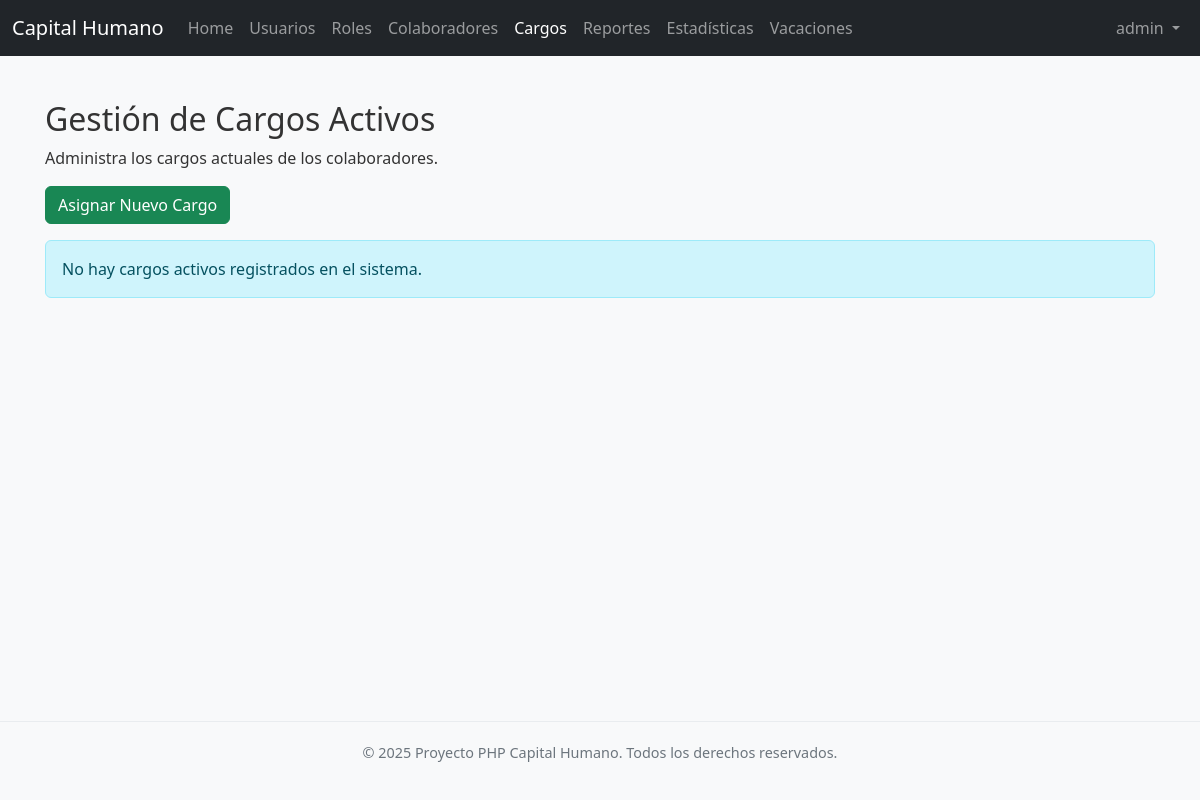
The page /cargos/index.php (signed in) on the database as committed earlier.
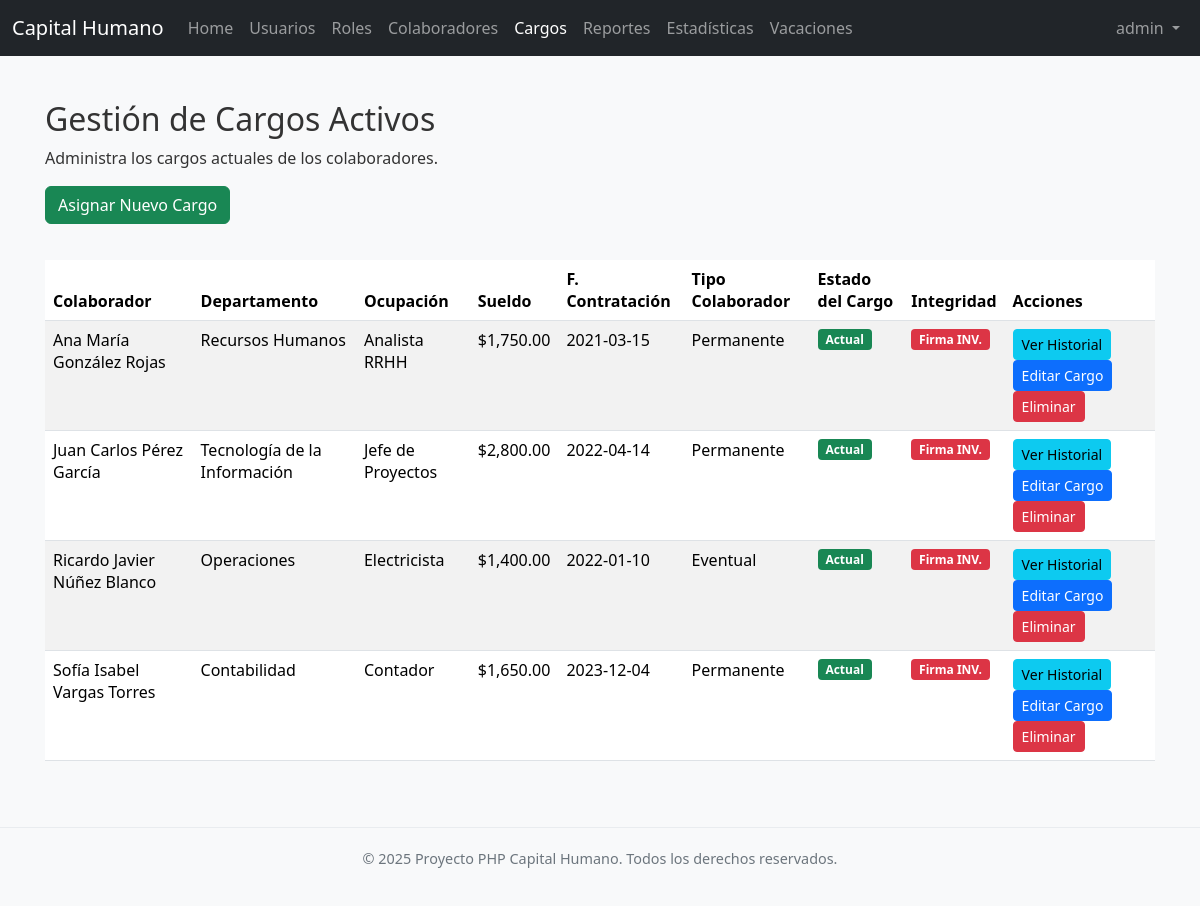
The same page on the database as committed later.
### tables this page shows
CREATE TABLE IF NOT EXISTS `cargos` (
  `id_cargo` int NOT NULL AUTO_INCREMENT,
  `id_colaborador` int NOT NULL,
  `id_departamento` int NOT NULL,
  `id_ocupacion` int NOT NULL,
  `sueldo` decimal(10,2) NOT NULL,
  `fecha_contratacion` date NOT NULL,
  `tipo_colaborador` enum('Permanente','Eventual','Interino') NOT NULL,
  `activo_en_cargo` tinyint(1) DEFAULT '1',
  `firma_datos` text,
  `fecha_firma` datetime DEFAULT NULL,
  PRIMARY KEY (`id_cargo`),
  KEY `id_colaborador` (`id_colaborador`),
  KEY `id_departamento` (`id_departamento`),
  KEY `id_ocupacion` (`id_ocupacion`)
);

CREATE TABLE IF NOT EXISTS `departamentos` (
  `id_departamento` int NOT NULL AUTO_INCREMENT,
  `nombre_departamento` varchar(100) NOT NULL,
  PRIMARY KEY (`id_departamento`),
  UNIQUE KEY `nombre_departamento` (`nombre_departamento`)
);

CREATE TABLE IF NOT EXISTS `ocupaciones` (
  `id_ocupacion` int NOT NULL AUTO_INCREMENT,
  `nombre_ocupacion` varchar(100) NOT NULL,
  PRIMARY KEY (`id_ocupacion`),
  UNIQUE KEY `nombre_ocupacion` (`nombre_ocupacion`)
);

### usuarios/funciones.php (called while the page is built, shortened)
<?php
function tieneRol($rol_requerido) {
    return (isset($_SESSION["loggedin"]) && $_SESSION["loggedin"] === true && isset($_SESSION["id_rol"]) && $_SESSION["id_rol"] === $rol_requerido);
}
function esAdministrador() {
    return tieneRol(1);
}
?>

### cargos/funciones.php (called while the page is built, shortened)
<?php
require_once __DIR__ . '/../usuarios/funciones.php';
require_once __DIR__ . '/../colaboradores/funciones.php';
function verificarFirmaCargo($data_to_verify, $signature_b64) {
    $public_key = openssl_pkey_get_public(file_get_contents(PUBLIC_KEY_PATH));
    if (!$public_key) {
        return false;
    }
    $serialized_data = json_encode($data_to_verify);
    $signature = base64_decode($signature_b64);
    $result = openssl_verify($serialized_data, $signature, $public_key, OPENSSL_ALGO_SHA256);
    return ($result === 1);
}
function getCargosActivos($link) {
    $cargos = [];
    $sql = "SELECT c.id_cargo, c.id_colaborador, c.id_departamento, c.id_ocupacion, CONCAT(col.primer_nombre, ' ', col.segundo_nombre, ' ', col.primer_apellido, ' ', col.segundo_apellido) AS nombre_colaborador,
                   d.nombre_departamento, o.nombre_ocupacion,
                   c.sueldo, c.fecha_contratacion,
                   c.tipo_colaborador, c.activo_en_cargo, c.firma_datos, c.fecha_firma
            FROM cargos c
            JOIN colaboradores col ON c.id_colaborador = col.id_colaborador
            JOIN departamentos d ON c.id_departamento = d.id_departamento
            JOIN ocupaciones o ON c.id_ocupacion = o.id_ocupacion
            WHERE c.activo_en_cargo = TRUE AND col.activo = TRUE /* Solo cargos activos de colaboradores activos */
            ORDER BY nombre_colaborador ASC, c.fecha_contratacion DESC";
    if ($result = mysqli_query($link, $sql)) {
        while ($row = mysqli_fetch_assoc($result)) {
            $cargos[] = $row;
        }
    }
    return $cargos;
}
?>

### cargos/index.php (the view, shortened to what this page needs)
<?php
require_once '../config.php';
require_once 'funciones.php';
require_once '../classes/Footer.php';
$current_page = 'cargos';
require_once '../includes/navbar.php';
$cargos_activos = getCargosActivos($link);
?>
<!DOCTYPE html>
<html lang="es">
<head>
    <link href="https://cdn.jsdelivr.net/npm/bootstrap@5.3.3/dist/css/bootstrap.min.css" rel="stylesheet">
    <link rel="stylesheet" href="../css/style.css">
</head>
<body>
    <div class="container mt-4 content-wrapper">
        <h2>Gestión de Cargos Activos</h2>
        <p>Administra los cargos actuales de los colaboradores.</p>
        <a href="crear.php" class="btn btn-success mb-3">Asignar Nuevo Cargo</a>
        <?php if (!empty($cargos_activos)): ?>
            <div class="table-responsive">
                <table class="table table-striped table-hover">
                    <thead>
                        <tr>
                            <th>Colaborador</th>
                            <th>Departamento</th>
                            <th>Ocupación</th>
                            <th>Sueldo</th>
                            <th>F. Contratación</th>
                            <th>Tipo Colaborador</th>
                            <th>Estado del Cargo</th>
                            <th>Integridad</th> <th>Acciones</th>
                        </tr>
                    </thead>
                    <tbody>
                        <?php foreach ($cargos_activos as $cargo): ?>
                            <tr>
                                <td><?php echo htmlspecialchars($cargo['nombre_colaborador'] ?? ''); ?></td>
                                <td><?php echo htmlspecialchars($cargo['nombre_departamento'] ?? ''); ?></td>
                                <td><?php echo htmlspecialchars($cargo['nombre_ocupacion'] ?? ''); ?></td>
                                <td>$<?php echo number_format($cargo['sueldo'] ?? 0, 2); ?></td>
                                <td><?php echo htmlspecialchars($cargo['fecha_contratacion'] ?? ''); ?></td>
                                <td><?php echo htmlspecialchars($cargo['tipo_colaborador'] ?? ''); ?></td>
                                <td>
                                    <?php if (($cargo['activo_en_cargo'] ?? 0) == 1): ?>
                                        <span class="badge bg-success">Actual</span>
                                    <?php else: ?>
                                        <span class="badge bg-secondary">Histórico</span>
                                    <?php endif; ?>
                                </td>
                                <td>
                                    <?php
                                        $data_for_verification = [
                                            'id_colaborador' => $cargo['id_colaborador'],
                                            'id_departamento' => $cargo['id_departamento'],
                                            'id_ocupacion' => $cargo['id_ocupacion'],
                                            'sueldo' => (float)($cargo['sueldo'] ?? 0),
                                            'fecha_contratacion' => $cargo['fecha_contratacion'],
                                            'tipo_colaborador' => $cargo['tipo_colaborador'],
                                            'timestamp' => $cargo['fecha_firma']
                                        ];
                                        if (!empty($cargo['firma_datos']) && verificarFirmaCargo($data_for_verification, $cargo['firma_datos'])) {
                                            echo '<span class="badge bg-success">Firmado OK</span>';
                                        } elseif (!empty($cargo['firma_datos'])) {
                                            echo '<span class="badge bg-danger">Firma INV.</span>';
                                        } else {
                                            echo '<span class="badge bg-secondary">Sin Firma</span>';
                                        }
                                    ?>
                                </td>
                                <td>
                                    <a href="ver_historial.php?id_colaborador=<?php echo $cargo['id_colaborador']; ?>" class="btn btn-info btn-sm">Ver Historial</a>
                                    <a href="editar.php?id_cargo=<?php echo $cargo['id_cargo']; ?>" class="btn btn-primary btn-sm">Editar Cargo</a>
                                    <a href="eliminar.php?id_cargo=<?php echo $cargo['id_cargo']; ?>" class="btn btn-danger btn-sm" onclick="return confirm('¿Está seguro de eliminar este cargo? ¡Esto eliminará el registro de su historial! (No se puede eliminar un cargo activo)');">Eliminar</a>
                                </td>
                            </tr>
                        <?php endforeach; ?>
                    </tbody>
                </table>
            </div>
        <?php else: ?>
            <div class="alert alert-info">No hay cargos activos registrados en el sistema.</div>
        <?php endif; ?>
    </div>
    <?php
    if (class_exists('Footer')) {
        $footer = new Footer();
        $footer->render();
    } else {
        echo '<footer class="footer">';
        echo '  <div class="container">';
        echo '      <p>&copy; ' . date("Y") . ' Proyecto PHP Capital Humano. Todos los derechos reservados.</p>';
        echo '  </div>';
        echo '</footer>';
    }
    ?>
</body>
</html>

### includes/navbar.php (shortened to what this page needs)
<?php
require_once __DIR__ . '/../usuarios/funciones.php';
$current_user_is_admin = esAdministrador();
$current_user_is_rrhh = esRRHH();
$base_url = '/Capital-Humano-PHP/';
?>
<nav class="navbar navbar-expand-lg navbar-dark bg-dark">
    <div class="container-fluid">
        <a class="navbar-brand" href="<?php echo $base_url; ?>home.php">Capital Humano</a>
        <div class="collapse navbar-collapse" id="navbarNav">
            <ul class="navbar-nav me-auto mb-2 mb-lg-0">
                <li class="nav-item">
                    <a class="nav-link <?php echo ($current_page == 'home') ? 'active' : ''; ?>" aria-current="page" href="<?php echo $base_url; ?>home.php">Home</a>
                </li>
                <?php if ($current_user_is_admin): ?>
                <li class="nav-item">
                    <a class="nav-link <?php echo ($current_page == 'usuarios') ? 'active' : ''; ?>" href="<?php echo $base_url; ?>usuarios/index.php">Usuarios</a>
                </li>
                <li class="nav-item">
                    <a class="nav-link <?php echo ($current_page == 'roles') ? 'active' : ''; ?>" href="<?php echo $base_url; ?>roles/index.php">Roles</a>
                </li>
                <?php endif; ?>
                <?php if ($current_user_is_admin || $current_user_is_rrhh): ?>
                <li class="nav-item">
                    <a class="nav-link <?php echo ($current_page == 'colaboradores') ? 'active' : ''; ?>" href="<?php echo $base_url; ?>colaboradores/index.php">Colaboradores</a>
                </li>
                <li class="nav-item">
                    <a class="nav-link <?php echo ($current_page == 'cargos') ? 'active' : ''; ?>" href="<?php echo $base_url; ?>cargos/index.php">Cargos</a>
                </li>
                <li class="nav-item">
                    <a class="nav-link" href="#">Reportes</a>
                </li>
                <li class="nav-item">
                    <a class="nav-link <?php echo ($current_page == 'estadisticas') ? 'active' : ''; ?>" href="<?php echo $base_url; ?>estadisticas/estadisticas.php">Estadísticas</a>
                </li>
                <li class="nav-item">
                    <a class="nav-link <?php echo ($current_page == 'vacaciones') ? 'active' : ''; ?>" href="<?php echo $base_url; ?>vacaciones/vacacionesView.php">Vacaciones</a>
                </li>
                <?php endif; ?>
            </ul>
            <ul class="navbar-nav ms-auto">
                <li class="nav-item dropdown">
                    <a class="nav-link dropdown-toggle" href="#" id="navbarDropdown" role="button" data-bs-toggle="dropdown" aria-expanded="false">
                        <?php echo htmlspecialchars($_SESSION["username"]); ?>
                    </a>
                </li>
            </ul>
        </div>
    </div>
</nav>

### classes/Footer.php
<?php
class Footer {
    public function render() {
        echo <<<HTML
    <footer class="footer">
        <div class="container">
            <p>&copy; 2025 Proyecto PHP Capital Humano. Todos los derechos reservados.</p>
        </div>
    </footer>
HTML;
    }
}
?>

### css/style.css (style rules this page uses)
body { font-family: 'Segoe UI', 'Helvetica Neue', Arial, sans-serif; margin: 0; color: #333; display: flex; flex-direction: column; min-height: 100vh; overflow-x: hidden; background-color: #f8f9fa; }
.content, .content-wrapper { flex: 1; overflow-y: auto; padding: 20px 15px; }
.footer { background-color: #f8f9fa; border-top: 1px solid #e9ecef; text-align: center; padding: 20px; color: #6c757d; font-size: 0.9rem; width: 100%; }

### cargos/index.php (style rules this page uses)
body { display: flex; flex-direction: column; min-height: 100vh; }
.content-wrapper { flex: 1; padding-bottom: 50px; }
.table-responsive { margin-top: 20px; }
.badge.bg-success, .badge.bg-secondary, .badge.bg-danger { padding: .35em .65em; border-radius: .25rem; font-size: .75em; font-weight: 700; }

Rows that differ between the two databases and show on the page:
added cargos: nombre_colaborador "Ana María González Rojas", id_departamento.nombre_departamento "Recursos Humanos", id_ocupacion.nombre_ocupacion "Analista RRHH", sueldo "1,750.00", fecha_contratacion "2021-03-15", tipo_colaborador "Permanente", activo_en_cargo "Actual", shows "Firma INV."
added cargos: nombre_colaborador "Juan Carlos Pérez García", id_departamento.nombre_departamento "Tecnología de la Información", id_ocupacion.nombre_ocupacion "Jefe de Proyectos", sueldo "2,800.00", fecha_contratacion "2022-04-14", tipo_colaborador "Permanente", activo_en_cargo "Actual", shows "Firma INV."
added cargos: nombre_colaborador "Ricardo Javier Núñez Blanco", id_departamento.nombre_departamento "Operaciones", id_ocupacion.nombre_ocupacion "Electricista", sueldo "1,400.00", fecha_contratacion "2022-01-10", tipo_colaborador "Eventual", activo_en_cargo "Actual", shows "Firma INV."
added cargos: nombre_colaborador "Sofía Isabel Vargas Torres", id_departamento.nombre_departamento "Contabilidad", id_ocupacion.nombre_ocupacion "Contador", sueldo "1,650.00", fecha_contratacion "2023-12-04", tipo_colaborador "Permanente", activo_en_cargo "Actual", shows "Firma INV."
Other text that changed with them:
text no longer shown: "No hay cargos activos registrados en el sistema."
text now shown: "Colaborador Departamento Ocupación Sueldo F. Contratación Tipo Colaborador Estado del Cargo Integridad Acciones"
